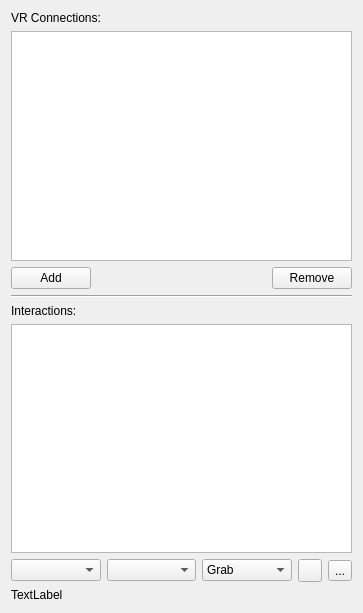
<?xml version="1.0" encoding="UTF-8"?>
<ui version="4.0">
 <class>VRDockPanel</class>
 <widget class="QWidget" name="VRDockPanel">
  <property name="geometry">
   <rect>
    <x>0</x>
    <y>0</y>
    <width>363</width>
    <height>613</height>
   </rect>
  </property>
  <property name="windowTitle">
   <string/>
  </property>
  <layout class="QGridLayout" name="gridLayout">
   <item row="6" column="0">
    <layout class="QHBoxLayout" name="horizontalLayout" stretch="1,1,1,0,0">
     <item>
      <widget class="pqAnimatableProxyComboBox" name="proxyCombo">
       <property name="toolTip">
        <string>&lt;html&gt;&lt;head/&gt;&lt;body&gt;&lt;p&gt;Select an object for interaction.&lt;/p&gt;&lt;/body&gt;&lt;/html&gt;</string>
       </property>
       <property name="sizeAdjustPolicy">
        <enum>QComboBox::AdjustToContents</enum>
       </property>
      </widget>
     </item>
     <item>
      <widget class="pqAnimatablePropertiesComboBox" name="propertyCombo">
       <property name="toolTip">
        <string>&lt;html&gt;&lt;head/&gt;&lt;body&gt;&lt;p&gt;Select the object's property for interaction.&lt;/p&gt;&lt;/body&gt;&lt;/html&gt;</string>
       </property>
       <property name="sizeAdjustPolicy">
        <enum>QComboBox::AdjustToContents</enum>
       </property>
      </widget>
     </item>
     <item>
      <widget class="QComboBox" name="stylesCombo">
       <property name="toolTip">
        <string>&lt;html&gt;&lt;head/&gt;&lt;body&gt;&lt;p&gt;Select the type of interaction.&lt;/p&gt;&lt;/body&gt;&lt;/html&gt;</string>
       </property>
       <property name="sizeAdjustPolicy">
        <enum>QComboBox::AdjustToContents</enum>
       </property>
       <item>
        <property name="text">
         <string>Grab</string>
        </property>
       </item>
       <item>
        <property name="text">
         <string>Track</string>
        </property>
       </item>
      </widget>
     </item>
     <item>
      <widget class="QToolButton" name="addStyle">
       <property name="toolTip">
        <string>&lt;html&gt;&lt;head/&gt;&lt;body&gt;&lt;p&gt;Add a new interaction.&lt;/p&gt;&lt;/body&gt;&lt;/html&gt;</string>
       </property>
       <property name="text">
        <string/>
       </property>
       <property name="icon">
        <iconset resource="../../Qt/Widgets/Resources/QtWidgets.qrc">
         <normaloff>:/QtWidgets/Icons/pqPlus16.png</normaloff>:/QtWidgets/Icons/pqPlus16.png</iconset>
       </property>
      </widget>
     </item>
     <item>
      <widget class="QToolButton" name="removeStyle">
       <property name="toolTip">
        <string>&lt;html&gt;&lt;head/&gt;&lt;body&gt;&lt;p&gt;Remove the selected interaction.&lt;/p&gt;&lt;/body&gt;&lt;/html&gt;</string>
       </property>
       <property name="text">
        <string>...</string>
       </property>
       <property name="icon">
        <iconset resource="../../Qt/Widgets/Resources/QtWidgets.qrc">
         <normaloff>:/QtWidgets/Icons/pqMinus16.png</normaloff>:/QtWidgets/Icons/pqMinus16.png</iconset>
       </property>
      </widget>
     </item>
    </layout>
   </item>
   <item row="2" column="0">
    <layout class="QHBoxLayout" name="horizontalLayout_2" stretch="0,1,0">
     <item>
      <widget class="QPushButton" name="addConnection">
       <property name="toolTip">
        <string>&lt;html&gt;&lt;head/&gt;&lt;body&gt;&lt;p&gt;Add a new VR connection.&lt;/p&gt;&lt;/body&gt;&lt;/html&gt;</string>
       </property>
       <property name="text">
        <string>Add</string>
       </property>
       <property name="icon">
        <iconset resource="../../Qt/Widgets/Resources/QtWidgets.qrc">
         <normaloff>:/QtWidgets/Icons/pqPlus16.png</normaloff>:/QtWidgets/Icons/pqPlus16.png</iconset>
       </property>
      </widget>
     </item>
     <item>
      <spacer name="horizontalSpacer">
       <property name="orientation">
        <enum>Qt::Horizontal</enum>
       </property>
       <property name="sizeHint" stdset="0">
        <size>
         <width>40</width>
         <height>20</height>
        </size>
       </property>
      </spacer>
     </item>
     <item>
      <widget class="QPushButton" name="removeConnection">
       <property name="toolTip">
        <string>&lt;html&gt;&lt;head/&gt;&lt;body&gt;&lt;p&gt;Remove the selected VR connection.&lt;/p&gt;&lt;/body&gt;&lt;/html&gt;</string>
       </property>
       <property name="text">
        <string>Remove</string>
       </property>
       <property name="icon">
        <iconset resource="../../Qt/Widgets/Resources/QtWidgets.qrc">
         <normaloff>:/QtWidgets/Icons/pqDelete16.png</normaloff>:/QtWidgets/Icons/pqDelete16.png</iconset>
       </property>
      </widget>
     </item>
    </layout>
   </item>
   <item row="7" column="0">
    <widget class="QLabel" name="debugLabel">
     <property name="text">
      <string>TextLabel</string>
     </property>
    </widget>
   </item>
   <item row="0" column="0">
    <widget class="QLabel" name="label">
     <property name="text">
      <string>VR Connections:</string>
     </property>
    </widget>
   </item>
   <item row="1" column="0">
    <widget class="QListWidget" name="connectionsTable"/>
   </item>
   <item row="5" column="0">
    <widget class="QListWidget" name="stylesTable"/>
   </item>
   <item row="4" column="0">
    <widget class="QLabel" name="label_2">
     <property name="text">
      <string>Interactions:</string>
     </property>
    </widget>
   </item>
   <item row="3" column="0">
    <widget class="Line" name="line">
     <property name="orientation">
      <enum>Qt::Horizontal</enum>
     </property>
    </widget>
   </item>
  </layout>
 </widget>
 <customwidgets>
  <customwidget>
   <class>pqAnimatableProxyComboBox</class>
   <extends>QComboBox</extends>
   <header>pqAnimatableProxyComboBox.h</header>
  </customwidget>
  <customwidget>
   <class>pqAnimatablePropertiesComboBox</class>
   <extends>QComboBox</extends>
   <header>pqAnimatablePropertiesComboBox.h</header>
  </customwidget>
 </customwidgets>
 <resources>
  <include location="../../Qt/Widgets/Resources/QtWidgets.qrc"/>
 </resources>
 <connections/>
</ui>
